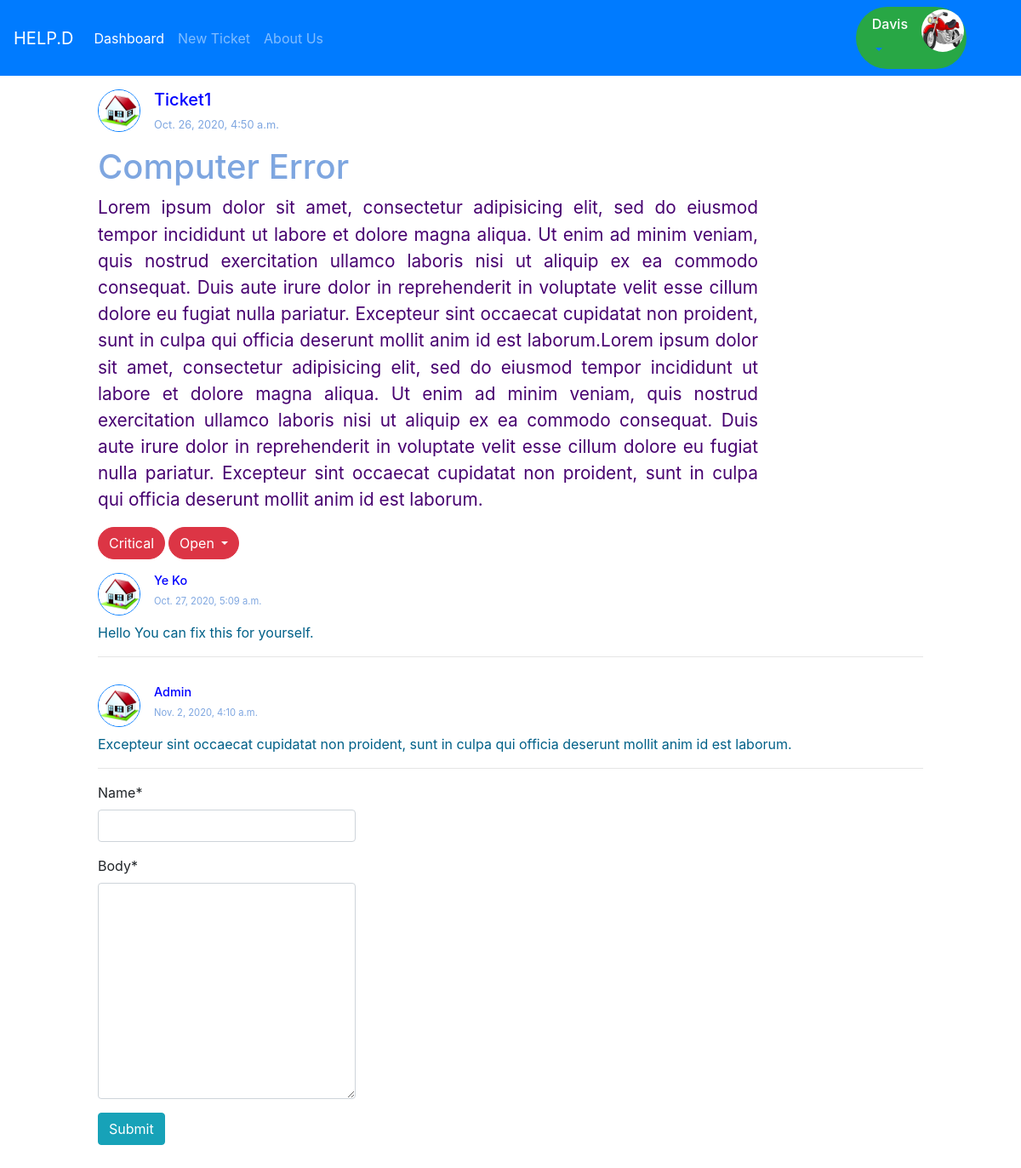
/1/ (signed in), run on an earlier commit of the app's database.
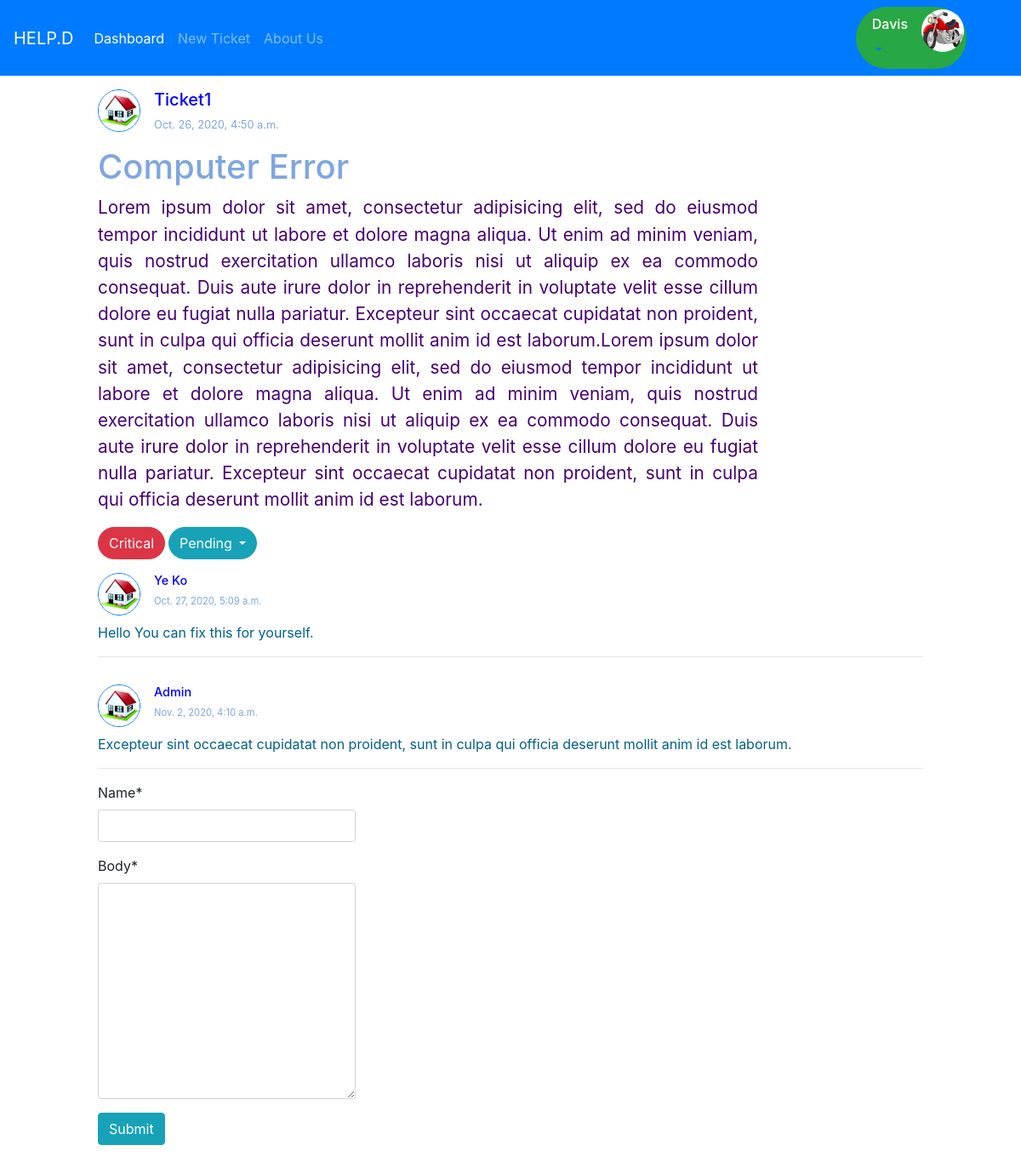
And on a later commit of the database.
### user/models.py (models this page shows, shortened)
class Profile(models.Model):#User
	user = models.OneToOneField(settings.AUTH_USER_MODEL,on_delete=models.CASCADE);
	photo = models.ImageField(null=True,blank=True);
	birthday = models.DateField(null=True,blank=True);
	phone = models.CharField(max_length=20,null=True,blank=True);
	address = models.TextField(null=True,blank=True);

### tickets/models.py (models this page shows, shortened)
class Tickets(models.Model):
	user = models.ForeignKey(User,on_delete=models.CASCADE);
	name = models.CharField(max_length = 200);
	subject = models.CharField(max_length = 300);
	description = models.TextField();
	attachment = models.FileField(upload_to = "tickets/files/",null=True,blank=True);
	STATUS_CHOICES = (
						('Open','open'), # (Key,value)
						('Pending','pending'),
						('Closed','closed')
					 );
	SET_PRIORITY = (
					('critical','Critical'),
					('urgent','Urgent'),
					('normal','Normal'),
					('not_important','Not Important'),
				   );
	status = models.CharField(max_length=100,choices=STATUS_CHOICES,default='Open');
	priority = models.CharField(max_length=100,choices= SET_PRIORITY,default = 'not_important');
	created = models.DateTimeField(auto_now =True);
	updated = models.DateTimeField(auto_now_add = True);

class Comment(models.Model):
	ticket = models.ForeignKey(Tickets,on_delete=models.CASCADE);
	user = models.ForeignKey(User,on_delete=models.CASCADE);
	name = models.CharField(max_length=200);
	body = models.TextField();
	updated = models.DateTimeField(auto_now=True);

### tickets/views.py (the view)
# urls.py: path('<int:id>/',views.ticket_detail,name='ticket-detail'),
@login_required
def ticket_detail(request,id):
	ticket = Tickets.objects.get(pk=id);
	pri_design = '';
	priority = '';
	if ticket.priority == 'critical':
		pri_design = 'btn btn-danger rounded-pill';
		priority = "Critical";
	elif ticket.priority == 'urgent':
		pri_design = 'btn btn-warning rounded-pill';
		priority = 'Urgent';
	elif ticket.priority == 'normal':
		pri_design = 'btn btn-info rounded-pill';
		priority = "Normal";
	else:
		pri_design = 'btn btn-success rounded-pill';
		priority = "Not Important";
	comments = Comment.objects.filter(ticket=ticket);
	if request.method == 'POST':
		comment_form = CommentForm(data=request.POST);
		if comment_form.is_valid():
			new_comment = comment_form.save(commit = False);
			new_comment.ticket = ticket;
			new_comment.user = request.user;
			new_comment.save();
	else:
		comment_form = CommentForm();
	return render(request,'tickets/ticket_detail.html',{'ticket':ticket,
														'comment_form':comment_form,
														'comments':comments,
														'pri_design':pri_design,
														'priority':priority,
														});

### tickets/forms.py
class CommentForm(forms.ModelForm):
	class Meta:
		model = Comment;
		fields = ('name','body');

### tickets/templates/tickets/ticket_detail.html (shortened to what this page needs)
{% extends 'user/base.html' %}
{% load crispy_forms_tags %}
{% block content %}
<div>
	<div style="
		display: inline-flex;
	"
	>
		<div>
			<img src="{{ticket.user.profile.photo.url}}" alt="profile"
			width="50" height="50"
			class="border border-primary rounded-circle mr-3"
			>
		</div>
		<div>
			<h5 style="color: blue;">{{ticket.name}}</h5>
			<p style="font-size: 0.8em;color: #7EA6E0;">{{ticket.updated}}</p>
		</div>
	</div>
	<div style="
		width: 80%;
	">
		<h3 style="
			color: #7EA6E0;
			font-size: 2.5em;
		">{{ticket.subject}}</h3>
		<p style="text-align: justify;font-size: 1.3em;
		color: #470070;
		">{{ticket.description}}</p>
		<div style="display: inline-flex;">
		<div class="{{pri_design}} mr-1">{{priority}}</div>
		{% if ticket.status == 'Open' %}
			<div class="btn-group">
			  <button type="button" class="btn btn-danger dropdown-toggle rounded-pill" data-toggle="dropdown" aria-haspopup="true" aria-expanded="false">
			    Open
			  </button>
			</div>
		{% elif ticket.status == 'Pending' %}
		<div class="btn-group">
			  <button type="button" class="btn btn-info dropdown-toggle rounded-pill" data-toggle="dropdown" aria-haspopup="true" aria-expanded="false">
			    Pending
			  </button>
		</div>
		{% endif %}
	</div>
	</div>
	<div>
		{%for comment in comments %}
		<div style="display:inline-flex;" class="mt-3">
			<div>
				<img src="{{comment.user.profile.photo.url}}"
					width="50" height="50"
					class="border border-primary rounded-circle mr-3"
					alt="Profile"
				>
			</div>
			<div>
				<h5 style="font-size: 0.9em;color:blue;">{{comment.name}}</h5>
				<p style="font-size: 0.7em;color:#7EA6E0">{{comment.updated}}</p>
			</div>
		</div>
		<br>
		<div>
			<p style="
				color: #006088;
			">{{comment.body}}</p>
		</div>
		<hr>
		{% endfor %}
	</div>
	<div class="row">
		<div class="col">
			<form method="POST" novalidate>
				{{comment_form|crispy}}
				<input type="submit" name="submit" value="Submit" class="btn btn-info mb-5">
			</form>
		</div>
		<div class="col"></div>
		<div class="col"></div>
	</div>
</div>
{% endblock %}

### user/templates/user/base.html (shortened to what this page needs)
{% load static %}
<!doctype html>
<html lang="en">
  <head>
    <link rel="stylesheet" href="https://cdn.jsdelivr.net/npm/bootstrap@4.5.3/dist/css/bootstrap.min.css">
  </head>
  <body id="blackground">
  {% if user.is_authenticated %}
  {% include 'user/naviation.html'%}
  {% else %}
  {% include 'user/info.html' %}
  {% endif %}
    <div class="container-fluid">
      <div class="row mt-3">
        <div class="col-1">
        </div>
        <div class="col-10">
            {% block content %}
            {% endblock content %}
        </div>
        <div class="col-1">
        </div>
      </div>
    </div>
  </body>
</html>

### user/templates/user/naviation.html (shortened to what this page needs)
  <nav class="navbar navbar-expand-lg navbar-dark bg-primary">
  {% load static %}
  <a class="navbar-brand" href="#">HELP.D</a>
  <div class="collapse navbar-collapse" id="navbarNavDropdown">
    <ul class="navbar-nav">
      <li class="nav-item active">
        <a class="nav-link" href="{% url 'dashboard'%}">Dashboard <span class="sr-only">(current)</span></a>
      </li>
      {% if user.is_superuser or user.is_staff %}
        {% if user.is_superuser %}
        <li class="nav-item">
          <a class="nav-link" href="#">Staff</a>
        </li>
        {% endif %}
        <li class="nav-item">
          <a class="nav-link" href="#">Customer</a>
        </li>
         <li class="nav-item">
        <a class="nav-link" href="#">Ticket</a>
        {% else %}
        <a class="nav-link" href="create">New Ticket</a>
        <a class="nav-link" href="#">About Us</a>
        {% endif %}
    </ul>
  </div>
  <div class="row mr-5 bg-success rounded-pill" style="margin: 0px;padding:3px" >
  <ul style="list-style:none;list-style-type:none;margin: 0px;padding: 0px;">
  <li style="float: right;">
  <img src = '{{user.profile.photo.url}}' class="rounded-circle" style="width:50px; height:50px;">
  </li>
   <li class="nav-item dropdown" style="float: right;">
        <a class="nav-link dropdown-toggle" href="#" id="navbarDropdownMenuLink" role="button" data-toggle="dropdown" aria-haspopup="true" aria-expanded="false">
          <h6 class="text-white">{{user.username}}</h6>
        </a>
    </li>
  </ul>
</div>
</nav>

What changed in the data, as far as the page shows it:
changed Tickets "Computer Error": status "Open" → "Pending" (drawn)
Also different on the page:
text no longer shown: "Open"
text now shown: "Pending"
